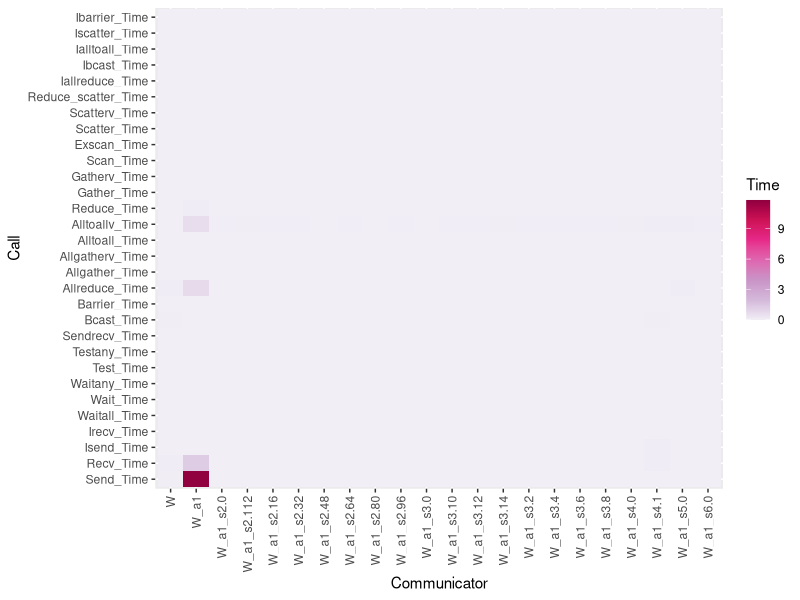
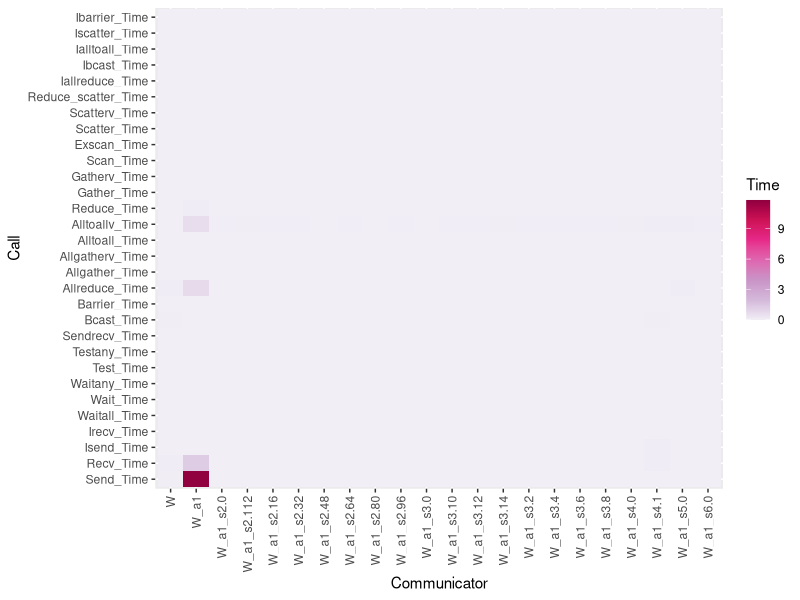

Recreate these plots in R, in order.
df<-read.csv("splatt_128procs_med5tns_v3.csv",header=TRUE,skip=5)
library(ggplot2)
p<-ggplot(data=df[df$Send_Calls > 0, ], aes(x=Comm, y=Send_Calls, fill=Comm)) +
  geom_bar(stat="identity")
#g<-ggplot(data=df, aes(x=dose, y=len, fill=supp)) +
#  geom_bar(stat="identity")

df <- df[df$Comm != "NULL", ]

library(tidyverse)
df <- df %>% select(ends_with(c("_Time", "Comm")))
#df <- df %>% select()

#str(df)

library(reshape)

library(RColorBrewer)
#library(viridis)

df2 <- melt(df)
str(df2)
colnames(df2) <- c("Communicator", "Call", "Time")
#heatmap(as.matrix(df2[,-1]))
#library(RColorBrewer)
#coul <- colorRampPalette(brewer.pal(8, "PiYG"))(25)
g <- ggplot(df2, aes(x = Communicator, y = Call, fill = Time)) +
  geom_tile() + theme(axis.text.x = element_text(angle = 90, vjust = 0.5, hjust=1)) + 
  scale_fill_distiller(palette = 11,direction = 1)
  #scale_fill_viridis()
#scale_fill_gradient(low="yellow",high="black",space="Lab")
#scale_fill_gradient(low = "#ff2D00",high = "#ffffff",guide = "colorbar")
library(svglite)
ggsave(file="timings_splat.svg", plot=g, width=10, height=8)
print(g)
